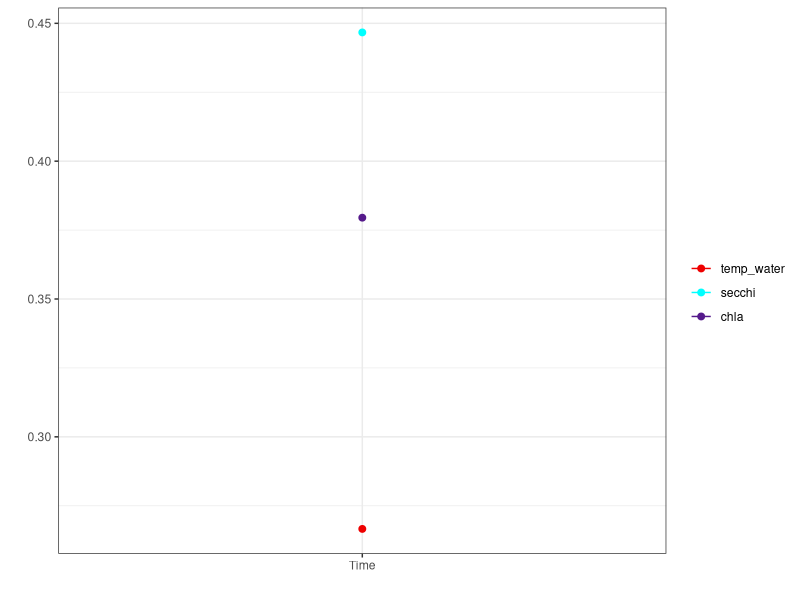
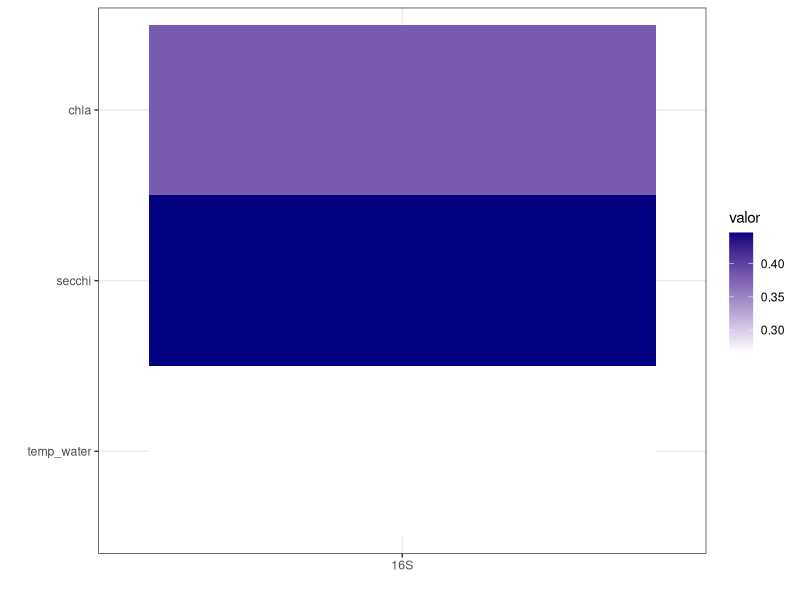

The R source for these figures, in order:
#Mantel test script

#loading required libraries
library(vegan)
library(dplyr)
library(tidyr)
library(ggplot2)

#set directory in your machine
setwd("C:/Users/erick/Desktop/")

#data input
asv_bact=read.csv("BroaMO_16S_ra_rarefied+taxonomy.csv",header=T,row.names="asv")
asv_bact=asv_bact[1:12]
asv_bact=t(asv_bact)

env=read.csv("BroaMO_env.csv", header=T, row.names= 1)
denv=decostand(env[2:10], na.rm=T, method="standardize")
denv[,5]<-env[,6]

rdasenv <- rda(asv_bact ~ temp_air+temp_water+secchi+ph+doc+tn+chla,data=denv)
vif.cca(rdasenv)#colinearidade: recomendável tirar valores maiores que 10 das análises

#Parsimonious subsets of explanatory variables (based on #forward selection)
names(denv)
denv <- denv[, c(1,2,3,5,6,7,8)]#seleciona as amostras que passaram pela análise de parsimônia e colinearidade
names(denv)


#Biologic Distance matrices
bac.dist <- vegdist(asv_bact, "bray") #para diversidade melhor usar Bray

#Environmental Distance matrices
#Mantel test: Abundance vs Environment 
env.dist <- vegdist(denv[,7], "euclidean") #aqui eu escolho uma variável ambiental da minha tabela para fazer a matriz de dissimilaridade
mantel(bac.dist, env.dist, method="spear") #mantel abundancias vs altitude


#Plot graph
mantel=read.table(file = "mantel.txt", header=TRUE, sep="\t", dec=".", na.strings="NA") #input mantel results for plotting

mantel %>% 
  gather(key = "type", value = "valor", -variable) %>% 
  transform(variable=factor(variable,levels=c("temp_water","secchi","chla"))) %>% 
  ggplot(aes(x=type,y=valor, group=variable, color=variable))+
  geom_point(size = 2)+
  geom_line()+
  scale_color_manual(name="", 
                     values = c("red2","cyan1","purple4","grey50", "green4","gold","purple","green"))+
  theme_bw()+
  scale_x_discrete(labels=c("Time"))+
  #scale_x_discrete(labels=c("Bimodal","Gamma","Other"))+
  xlab("")+
  ylab("")

##Heatmap
mantel %>% 
  gather(key = "type", value = "valor", -variable) %>% 
  #transform(type=factor(type,levels=c("Core","Non.core","Satellite"))) %>% 
  #transform(type=factor(type,levels=c("bimodal","gamma","other"))) %>% 
  transform(variable=factor(variable,levels=c("temp_water","secchi","chla"))) %>% 
  ggplot(aes(x=type,y=variable)) +
  geom_tile(aes(fill = valor))+
  theme_bw()+
  #scale_x_discrete(labels=c("Core","Non-core","Satellite"))+
  scale_x_discrete(labels=c("16S","18S"))+
  scale_fill_gradient(low = "white", high = "Navy")+
  xlab("")+
  ylab("")

